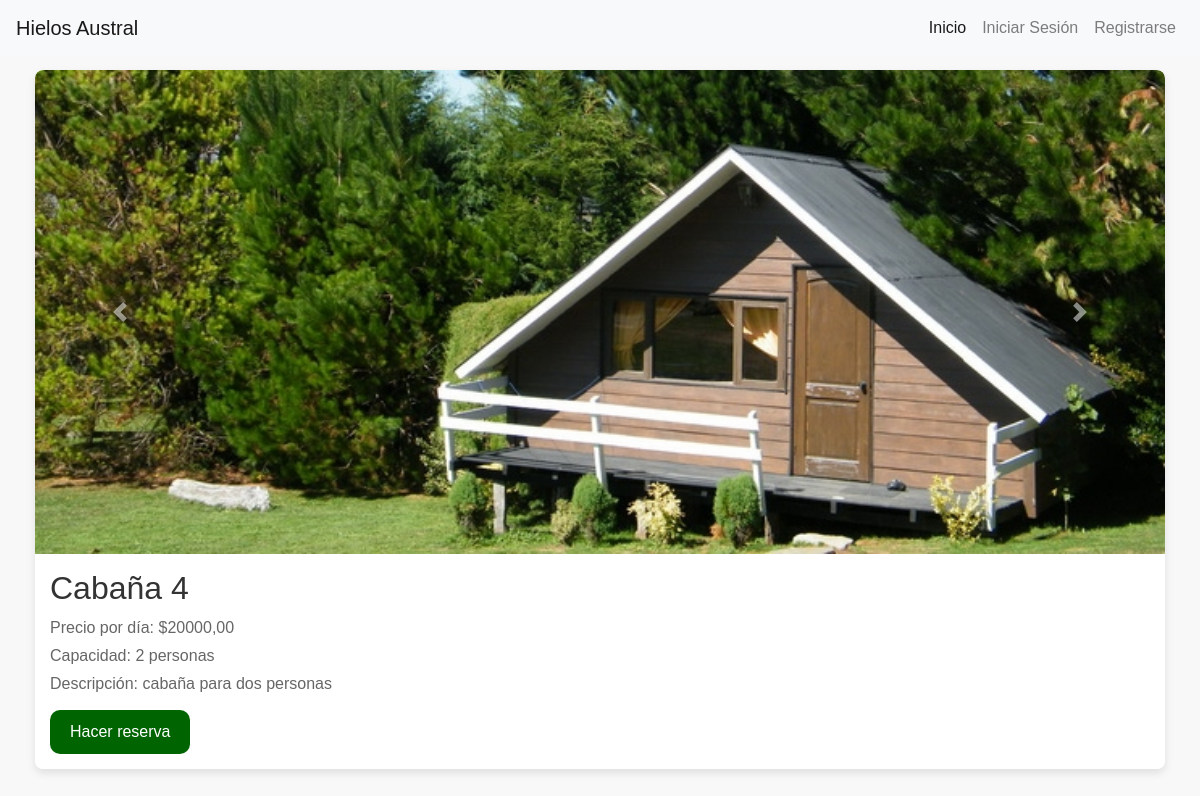
Before: /cabañas/4 with the older database file.
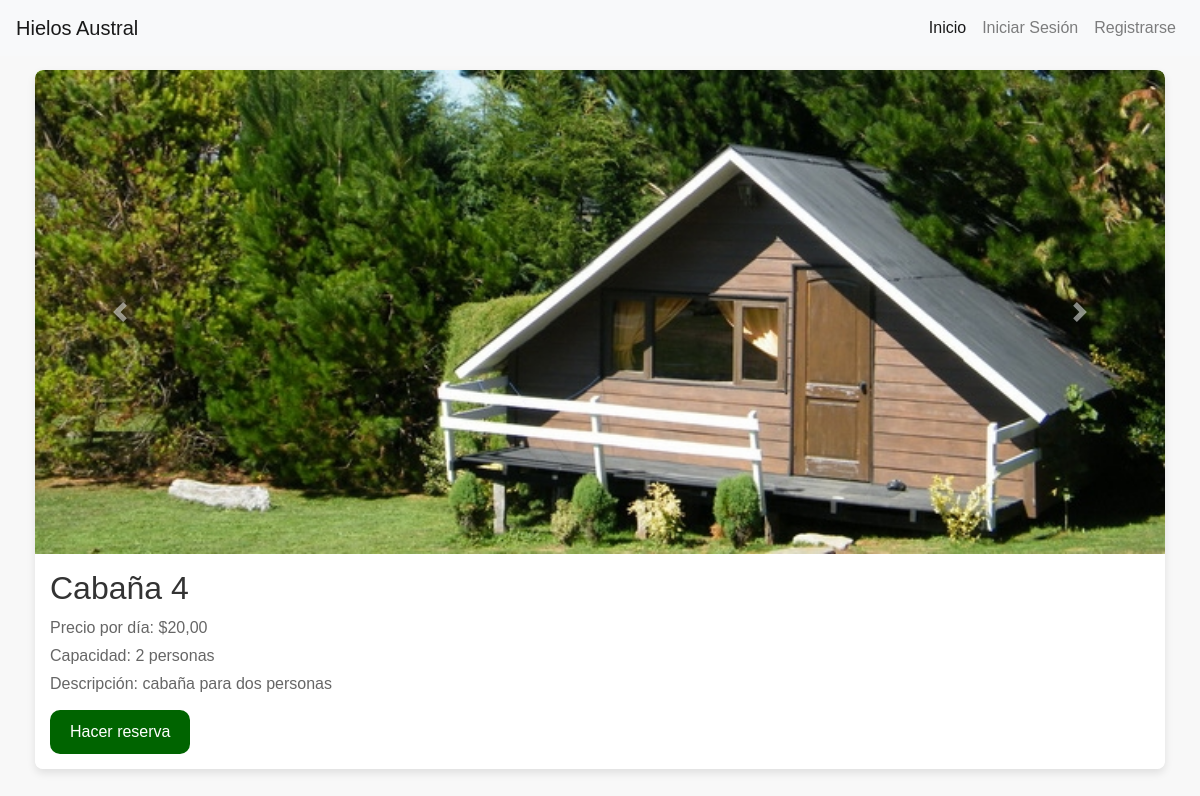
After: the same page with the newer database file.
### modelapp/models.py (models this page shows)
class Cabaña(models.Model):
    cabaña_id = models.AutoField(primary_key=True)
    precio = models.DecimalField(max_digits=10, decimal_places=2)
    capacidad = models.PositiveIntegerField()
    descripcion = models.TextField()
    imagen = models.ImageField(upload_to='cabañas/')

### modelapp/views.py (called while the page is built)
def DetalleCabañas(request, cabaña_id):
    cabaña = get_object_or_404(Cabaña, cabaña_id=cabaña_id)
    return render(request, 'cabañas.html', {'cabaña': cabaña})

### templates/cabañas.html (shortened to what this page needs)
{% load static %}
<!DOCTYPE html>
<html lang="es">
<head>
    <link rel="stylesheet" href="https://maxcdn.bootstrapcdn.com/bootstrap/4.0.0/css/bootstrap.min.css">
    <link rel="stylesheet" href="{% static 'css/cabañas.css' %}" />
</head>
<body>
    <nav class="navbar navbar-expand-lg navbar-light bg-light fixed-top">
        <a class="navbar-brand" href="#">Hielos Austral</a>
        <div class="collapse navbar-collapse" id="navbarNav">
          <ul class="navbar-nav ml-auto">
            <li class="nav-item active">
              <a class="nav-link" href="{% url 'web:index' %}">Inicio</a>
            </li>
            {% if user.is_authenticated %}
              <li class="nav-item">
                  <a class="nav-link" href="{% url 'web:reservas_por_cliente' user.id %}">Mis Reservas</a>
              </li>
              <li class="nav-item">
                  <a class="nav-link" href="/logout">Cerrar Sesión</a>
              </li>
          {% else %}
              <li class="nav-item">
                  <a class="nav-link" href="/login">Iniciar Sesión</a>
              </li>
              <li class="nav-item">
                  <a class="nav-link" href="/register">Registrarse</a>
              </li>
          {% endif %}
          </ul>
        </div>
      </nav>
<div class="container">
    <div class="cabana">
        <div id="carouselExample" class="carousel slide" data-ride="carousel">
            <div class="carousel-inner">
                <div class="carousel-item active">
                    <img class="d-block w-100" src="{{ cabaña.imagen.url }}" alt="{{ cabaña.cabaña_id }}">
                </div>
            </div>
            <a class="carousel-control-prev" href="#carouselExample" role="button" data-slide="prev">
                <span class="carousel-control-prev-icon" aria-hidden="true"></span>
            </a>
            <a class="carousel-control-next" href="#carouselExample" role="button" data-slide="next">
                <span class="carousel-control-next-icon" aria-hidden="true"></span>
            </a>
        </div>
        <div class="carousel-caption">
            <h2>Cabaña {{ cabaña.cabaña_id }}</h2>
            <p>Precio por día: ${{ cabaña.precio }}</p>
            <p>Capacidad: {{ cabaña.capacidad }} personas</p>
            <p>Descripción: {{ cabaña.descripcion }}</p>
            <a href="reserva/{{cabaña.cabaña_id}}" class="btn-reservar">Hacer reserva</a>
        </div>
    </div>
</div>
</body>
</html>

Changed rows visible on the page:
changed Cabaña "cabaña para dos personas": precio "20000,00" → "20,00"
